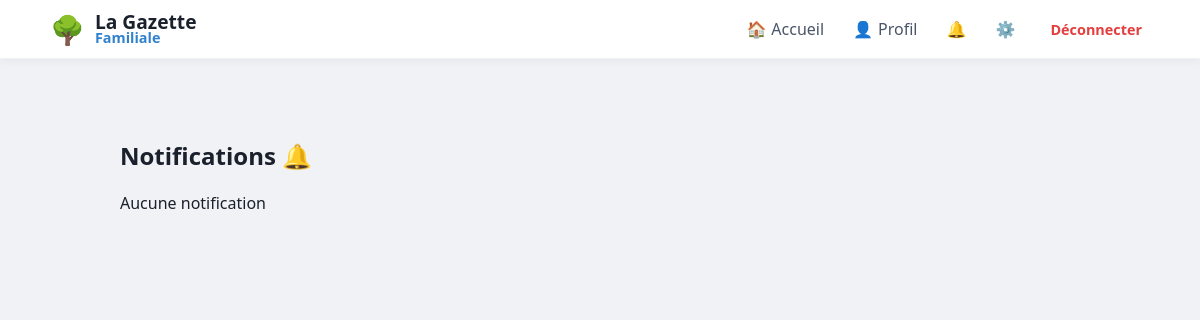
The page /notifications (signed in) on the database as committed earlier.
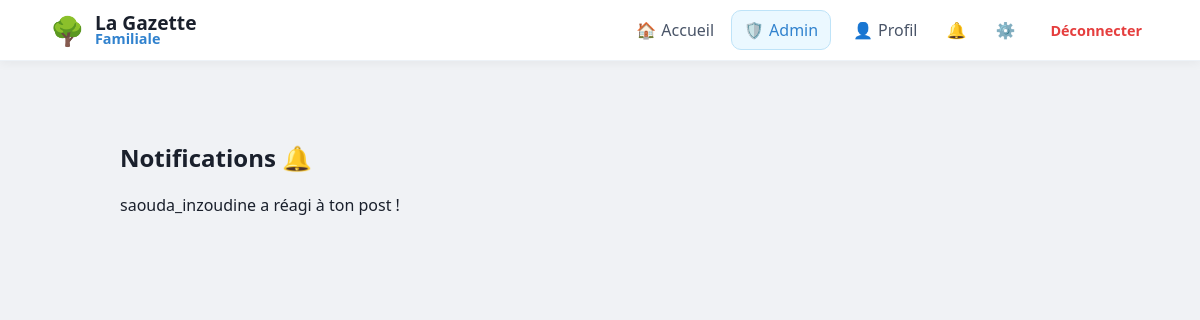
The same page on the database as committed later.
### tables this page shows
CREATE TABLE notifications (id INTEGER PRIMARY KEY AUTOINCREMENT, username TEXT, message TEXT);

### app.py (the view)
@app.route("/notifications")
@login_required
def notifications():
    with get_db() as db:
        notifs = db.execute("SELECT message FROM notifications WHERE username=? ORDER BY id DESC",
                            (session["user"],)).fetchall()
    return render_template("notifications.html", notifs=notifs)

### app.py (called while the page is built)
def get_db():
    db = sqlite3.connect("database.db")
    db.row_factory = sqlite3.Row
    return db

def login_required(f):
    @wraps(f)
    def decorated_function(*args, **kwargs):
        if "user" not in session:
            flash("Veuillez vous connecter pour accéder à cette page.", "info")
            return redirect("/login")
        return f(*args, **kwargs)
    return decorated_function

@app.context_processor
def inject_pending_count():
    if session.get('is_admin'):
        db = get_db()
        count = db.execute("SELECT COUNT(*) as total FROM users WHERE is_approved = 0").fetchone()
        return {'pending_count': count['total']}
    return {'pending_count': 0}

### templates/notifications.html
{% extends "base.html" %}
{% block content %}
<div class="container">
    <h2>Notifications 🔔</h2>
    {% if notifs %}
        {% for n in notifs %}
            <div class="post">
                {{ n[0] }}
            </div>
        {% endfor %}
    {% else %}
        <p>Aucune notification</p>
    {% endif %}
</div>
{% endblock %}

Rows that differ between the two databases and show on the page:
added notifications: message "saouda_inzoudine a réagi à ton post !"
Other text that changed with them:
text no longer shown: "Aucune notification"
text now shown: "🛡️ Admin"
